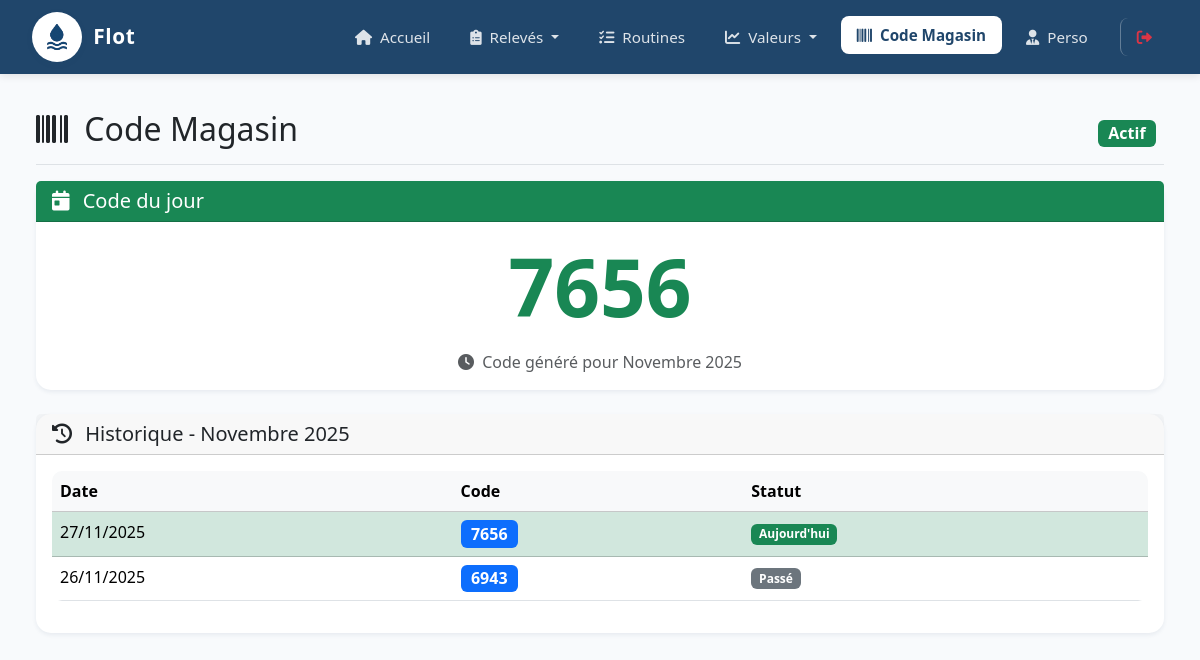
The page /code_magasin (signed in) on the database its author committed.
### app.py (models this page shows, shortened)
class CodeMagasin(db.Model):
    id = db.Column(db.Integer, primary_key=True)
    code = db.Column(db.String(4), nullable=False)
    date = db.Column(db.Date, nullable=False, unique=True)
    created_at = db.Column(db.DateTime, default=datetime.utcnow)

### app.py (the view)
@app.route('/code_magasin')
@require_page_access('code_magasin')
def code_magasin():
    code_actuel = generate_daily_code()
    aujourd_hui = datetime.now().date()
    premier_jour_mois = aujourd_hui.replace(day=1)
    dernier_jour_mois = (premier_jour_mois.replace(month=premier_jour_mois.month % 12 + 1, day=1) - timedelta(days=1)) if premier_jour_mois.month < 12 else premier_jour_mois.replace(year=premier_jour_mois.year + 1, month=1, day=1) - timedelta(days=1)
    codes_mensuels = CodeMagasin.query.filter(
        CodeMagasin.date >= premier_jour_mois,
        CodeMagasin.date <= dernier_jour_mois
    ).order_by(CodeMagasin.date.desc()).all()
    mois_francais = {
        1: 'Janvier', 2: 'Février', 3: 'Mars', 4: 'Avril',
        5: 'Mai', 6: 'Juin', 7: 'Juillet', 8: 'Août',
        9: 'Septembre', 10: 'Octobre', 11: 'Novembre', 12: 'Décembre'
    }
    mois_annee = f"{mois_francais[aujourd_hui.month]} {aujourd_hui.year}"
    return render_template('code_magasin.html',
                         current_code=code_actuel,
                         monthly_codes=codes_mensuels,
                         current_month=mois_annee,
                         today=aujourd_hui)

### app.py (called while the page is built)
@login_manager.user_loader
def load_user(user_id):
    return db.session.get(User, int(user_id))

def require_page_access(page_name):
    def decorator(f):
        @wraps(f)
        @login_required
        def decorated_function(*args, **kwargs):
            if current_user.role == 'admin':
                return f(*args, **kwargs)
            access = next((a for a in current_user.page_accesses if a.page_name == page_name), None)
            if access and access.can_access:
                return f(*args, **kwargs)
            abort(403)
        return decorated_function
    return decorator

def generate_daily_code():
    import random
    aujourd_hui = datetime.now().date()
    code_existant = CodeMagasin.query.filter_by(date=aujourd_hui).first()
    if code_existant:
        return code_existant.code
    code = str(random.randint(1000, 9999))
    nouveau_code = CodeMagasin(code=code, date=aujourd_hui)
    db.session.add(nouveau_code)
    db.session.commit()
    return code

### templates/code_magasin.html (shortened to what this page needs)
{% extends "base.html" %}
{% block content %}
<div class="container-fluid">
    <div class="d-flex justify-content-between flex-wrap flex-md-nowrap align-items-center pt-3 pb-2 mb-3 border-bottom">
        <h1 class="h2">
            <i class="fas fa-barcode me-2"></i>
            Code Magasin
        </h1>
        <div class="btn-toolbar mb-2 mb-md-0">
            <div class="btn-group me-2">
                <span class="badge bg-success fs-6">Actif</span>
            </div>
        </div>
    </div>
    <div class="row mb-4">
        <div class="col-12">
            <div class="card border-success">
                <div class="card-header bg-success text-white">
                    <h5 class="mb-0">
                        <i class="fas fa-calendar-day me-2"></i>
                        Code du jour
                    </h5>
                </div>
                <div class="card-body text-center">
                    <div class="display-1 fw-bold text-success mb-3" id="current-code">
                        {{ current_code }}
                    </div>
                    <p class="text-muted mb-0">
                        <i class="fas fa-clock me-1"></i>
                        Code généré pour {{ current_month }}
                    </p>
                </div>
            </div>
        </div>
    </div>
    <div class="row">
        <div class="col-12">
            <div class="card">
                <div class="card-header">
                    <h5 class="mb-0">
                        <i class="fas fa-history me-2"></i>
                        Historique - {{ current_month }}
                    </h5>
                </div>
                <div class="card-body">
                    <div class="table-responsive">
                        <table class="table table-hover">
                            <thead class="table-light">
                                <tr>
                                    <th>Date</th>
                                    <th>Code</th>
                                    <th>Statut</th>
                                </tr>
                            </thead>
                            <tbody id="monthly-codes">
                                {% for code_entry in monthly_codes %}
                                <tr {% if code_entry.date == today %}class="table-success"{% endif %}>
                                    <td>{{ code_entry.date.strftime('%d/%m/%Y') }}</td>
                                    <td>
                                        <span class="badge bg-primary fs-6">{{ code_entry.code }}</span>
                                    </td>
                                    <td>
                                        {% if code_entry.date == today %}
                                            <span class="badge bg-success">Aujourd'hui</span>
                                        {% else %}
                                            <span class="badge bg-secondary">Passé</span>
                                        {% endif %}
                                    </td>
                                </tr>
                                {% endfor %}
                            </tbody>
                        </table>
                    </div>
                </div>
            </div>
        </div>
    </div>
</div>
{% endblock %}

### templates/base.html (style rules this page uses)
:root { --flot-blue-dark: #20466B; --flot-blue: #2B5C88; --flot-bg: #f8fafc; --flot-white: #fff; }
body { background: var(--flot-bg); }
.card { border: none; border-radius: 15px; box-shadow: 0 0.125rem 0.25rem rgba(32,70,107,0.08); transition: transform 0.2s ease; }
.table { border-radius: 10px; overflow: hidden; }

### rows shown on the page
CodeMagasin: code "7656", date "27/11/2025", shows "Aujourd'hui"
CodeMagasin: date "26/11/2025", code "6943", shows "Passé"
